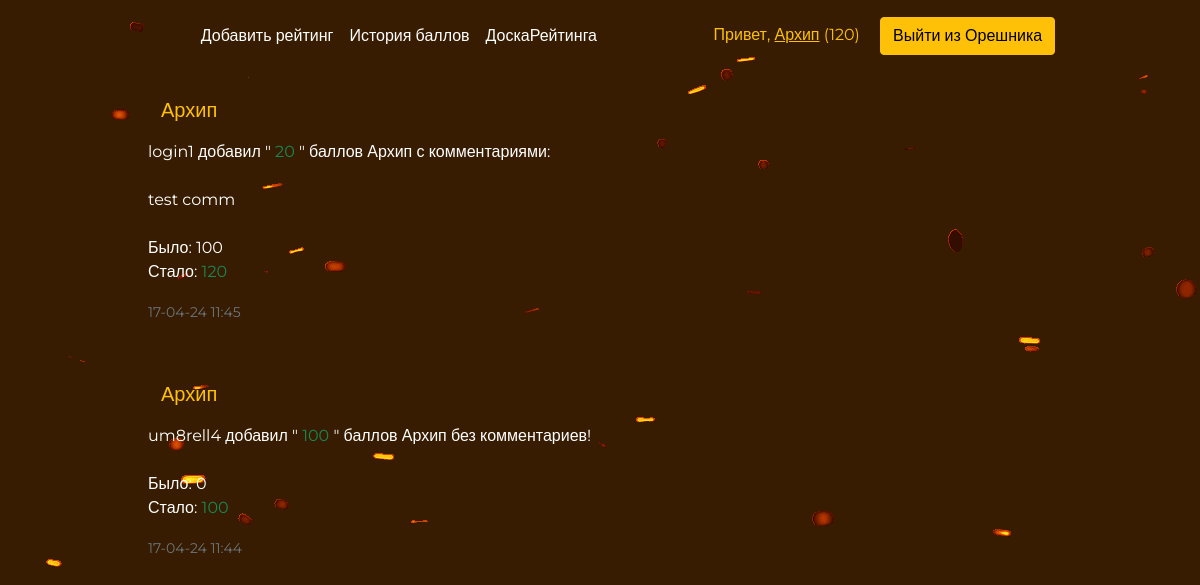
The app's page /ratinghistory/ (signed in) with its own data.
### nuts/models.py (models this page shows, shortened)
class CustomUser(AbstractUser):
    unchanged_name = models.TextField(verbose_name='Неизменяемое имя', max_length=20)
    bio = models.TextField(verbose_name='Обо мне', max_length=300, blank=True)
    rating = models.IntegerField(verbose_name='Рейтинг', default=0)
    birth_date = models.DateField(blank=True, )
    user_vk_url = models.URLField(blank=True, null=True)
    user_img = models.ImageField(upload_to='photos/%Y/%m/%d/', verbose_name='Фото', blank=True, null=True)
    user_zodiac = models.ForeignKey('UserZodiacSign', on_delete=models.PROTECT, verbose_name='Знак зодиака', null=True)
    class Meta:
        verbose_name = 'Пользователь'
        verbose_name_plural = 'Пользователи'
        ordering = ['-rating']
    def __str__(self):
        return self.unchanged_name

class OrehusChange(models.Model):
    comment = models.CharField(verbose_name='Комментарий', max_length=300, blank=True)
    operation = models.IntegerField(verbose_name='Сколько прибавляем?')
    datetime_comment = models.DateTimeField(verbose_name='Время комментария', auto_now_add=True)
    orehus_user = models.ForeignKey('CustomUser', on_delete=models.SET_NULL, blank=True, null=True, verbose_name='Кому '
                                                                                                      'прибавляем?')
    rating_was = models.IntegerField(verbose_name='Сколько было', null=True)
    rating_new = models.IntegerField(verbose_name='Сколько стало', null=True)
    who_changed = models.CharField(verbose_name='Кто прибавляет?', max_length=20)
    class Meta:
        verbose_name = 'Изменение рейтинга'
        verbose_name_plural = 'Изменение рейтинга'
        ordering = ['-datetime_comment']

### nuts/views.py (the view)
# urls.py: path('ratinghistory/', rating_history, name='ratinghistory'),
def rating_history(request):
    title = 'История рейтинга'
    return render(request, 'ratinghistory.html', {"title": title})

### nuts/templatetags/rating_history.py (called while the page is built)
@register.simple_tag()
def rating_logs():
    return OrehusChange.objects.all()

### nuts/templates/ratinghistory.html (shortened to what this page needs)
{% extends 'base.html' %}
{% load static %}
{% load rating_history %}
{% block links %}
<link rel="stylesheet" href="{% static 'css/rating_history.css' %}" />
{% endblock %}
{% block content%}
<div class="container">
    {% rating_logs as history %}
    {% for item in history %}
    <div class="card mb-3 bg-transparent text-white border-0">
        <div class="card-body bg-transparent">
            <h5 class="card-title text-warning" ><a href="{% url 'profile' item.orehus_user.pk %}"
                                                   class="btn text-warning shadow-none fs-5">{{ item.orehus_user }}
            </a></h5>
            <p class="card-text">{{ item.who_changed }} добавил "
                {% if item.operation < 0 %}
                <span class="text-danger">{{ item.operation }}</span>
                {% else %}
                <span class="text-success">{{ item.operation }}</span>
                {% endif %}
                " баллов
                {% if item.comment %}
                {{ item.orehus_user }} с комментариями:
                <br><br> <span>{{ item.comment }}   </span>
                {% else %}
                {{ item.orehus_user }} без комментариев!
                {% endif %}
                <br><br>
                {% if item.operation < 0 %}
                Было:
                <span class="text-light">
                    {{ item.rating_was }}
                </span>
                <br>
                Стало:
                <span class="text-danger">
                    {{ item.rating_new }}
                </span>
                {% else %}
                Было:
                <span>
                    {{ item.rating_was }}
                </span>
                <br>
                Стало:
                <span class="text-success">
                    {{ item.rating_new }}
                </span>
                {% endif %}
            </p>
            <p class="card-text"><small class="text-muted">{{ item.datetime_comment|date:"d-m-y H:i" }}</small></p>
        </div>
    </div>
    {% endfor %}
</div>
{% endblock %}

### templates/inc/_nav.html (shortened to what this page needs)
{% load static %}
<header class="p-3">
    <div class="container">
        <div class="d-flex flex-wrap align-items-center justify-content-center justify-content-lg-start">
            <ul class="nav col-12 col-lg-auto me-lg-auto mb-2 justify-content-center mb-md-0">
                {% if request.user.is_authenticated %}
                <li><a href="{% url 'addrating' %}" class="nav-link px-2 text-white">Добавить рейтинг</a></li>
                {% endif %}
                <li><a href="{% url 'ratinghistory' %}" class="nav-link px-2 text-white">История баллов</a></li>
                <li><a href="{% url 'leadboard' %}" class="nav-link px-2 text-white">ДоскаРейтинга</a></li>
            </ul>
            {% if request.user.is_authenticated %}
            <div class="text-end">
                <span class="text-warning me-3">Привет, <a href="{% url 'personality' %}"
                                                            class="text-warning shadow-none">
                    {{ user.unchanged_name }}</a> ({{user.rating}})</span>
                <a class="btn btn-warning" href="{% url 'logout' %}">Выйти из Орешника</a>
            </div>
            {% endif %}
        </div>
    </div>
</header>

### nutsrating/static/css/navbar.css (style rules this page uses)
body { margin: 0; padding: 0; font-family: "Montserrat", sans-serif; background-color: #371C01; background-image: url(../img/snow.gif); }
.container { margin: 0 auto; width: 80%; }

### records on screen
CustomUser: unchanged_name "Архип", rating "120"
OrehusChange: orehus_user "Архип", who_changed "login1", operation "20", comment "test comm", rating_was "100", rating_new "120", datetime_comment "17-04-24 11:45"
OrehusChange: orehus_user "Архип", who_changed "um8rell4", operation "100", rating_was "0", rating_new "100", datetime_comment "17-04-24 11:44"
